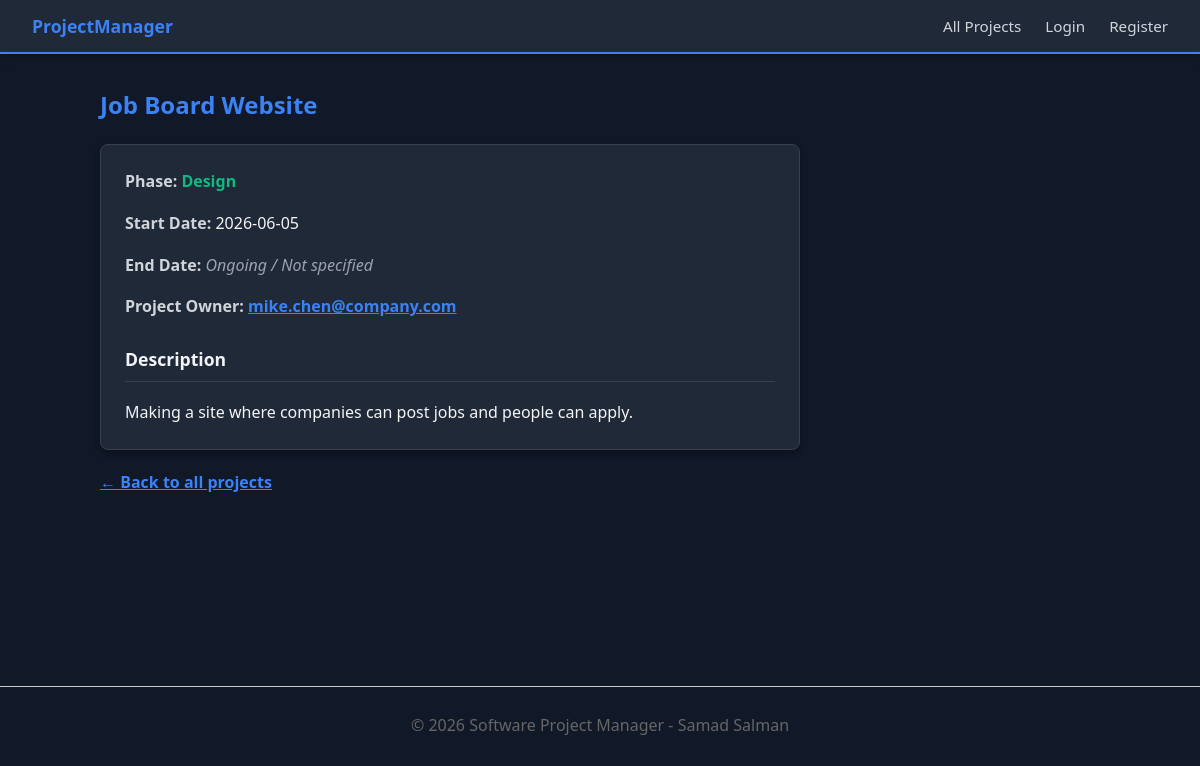
The page /project.php?id=20 on the database its author committed.
### tables this page shows
CREATE TABLE `projects` (
  `pid` int(11) NOT NULL,
  `title` varchar(100) NOT NULL,
  `start_date` date NOT NULL,
  `end_date` date DEFAULT NULL,
  `short_description` text DEFAULT NULL,
  `phase` enum('design','development','testing','deployment','complete') NOT NULL,
  `uid` int(11) NOT NULL
);

CREATE TABLE `users` (
  `uid` int(11) NOT NULL,
  `username` varchar(50) NOT NULL,
  `password` varchar(255) NOT NULL,
  `email` varchar(100) NOT NULL
);

### project.php (the view, shortened to what this page needs)
<?php
require_once 'includes/db.php';
$project_id = $_GET['id'];
$stmt = $pdo->prepare("
    SELECT p.title, p.start_date, p.end_date, p.short_description, p.phase, u.email
    FROM projects p
    JOIN users u ON p.uid = u.uid
    WHERE p.pid = ?
");
$stmt->execute([$project_id]);
$project = $stmt->fetch();
require_once 'includes/header.php';
?>
<?php if ($project): ?>
    <div style="max-width: 700px;">
        <h2 style="color: var(--primary);"><?php echo htmlspecialchars($project['title']); ?></h2>
        <div style="background: var(--surface); padding: 1.5rem; border-radius: 8px; border: 1px solid var(--border); box-shadow: 0 4px 6px rgba(0,0,0,0.3);">
            <p style="margin-top: 0;">
                <strong style="color: var(--text-light);">Phase:</strong>
                <span style="text-transform: capitalize; color: var(--accent); font-weight: bold;">
                    <?php echo htmlspecialchars($project['phase']); ?>
                </span>
            </p>
            <p>
                <strong style="color: var(--text-light);">Start Date:</strong>
                <?php echo htmlspecialchars($project['start_date']); ?>
            </p>
            <p>
                <strong style="color: var(--text-light);">End Date:</strong>
                <?php echo $project['end_date'] ? htmlspecialchars($project['end_date']) : '<em style="color: #9CA3AF;">Ongoing / Not specified</em>'; ?>
            </p>
            <p>
                <strong style="color: var(--text-light);">Project Owner:</strong>
                <a href="mailto:<?php echo htmlspecialchars($project['email']); ?>">
                    <?php echo htmlspecialchars($project['email']); ?>
                </a>
            </p>
            <h3 style="margin-top: 25px; border-bottom: 1px solid var(--border); padding-bottom: 8px; font-size: 1.1rem;">Description</h3>
            <p style="white-space: pre-wrap; line-height: 1.6; margin-bottom: 0; color: var(--text);"><?php echo htmlspecialchars($project['short_description']); ?></p>
        </div>
        <div style="margin-top: 20px;">
            <a href="index.php">&larr; Back to all projects</a>
        </div>
    </div>
<?php else: ?>
    <h2>Project Not Found</h2>
    <p>The project you are looking for does not exist or has been removed.</p>
    <a href="index.php">Return to homepage</a>
<?php endif; ?>
<?php require_once 'includes/footer.php'; ?>

### includes/header.php (style rules this page uses)
:root { --primary: #3B82F6; --primary-hover: #1D4ED8; --bg: #111827; --surface: #1F2937; --text: #F3F4F6; --text-light: #D1D5DB; --border: #374151; --accent: #10B981; }
body { font-family: 'Segoe UI', system-ui, sans-serif; background-color: var(--bg); color: var(--text); line-height: 1.6; margin: 0; padding: 0; }
h1, h2, h3 { color: var(--text); margin-top: 0; }
a { color: var(--primary); font-weight: 600; }

### rows shown on the page
projects: title "Job Board Website", phase "Design", start_date "2026-06-05", uid.email "mike.chen@company.com", short_description "Making a site where companies can post jobs and people can apply."
